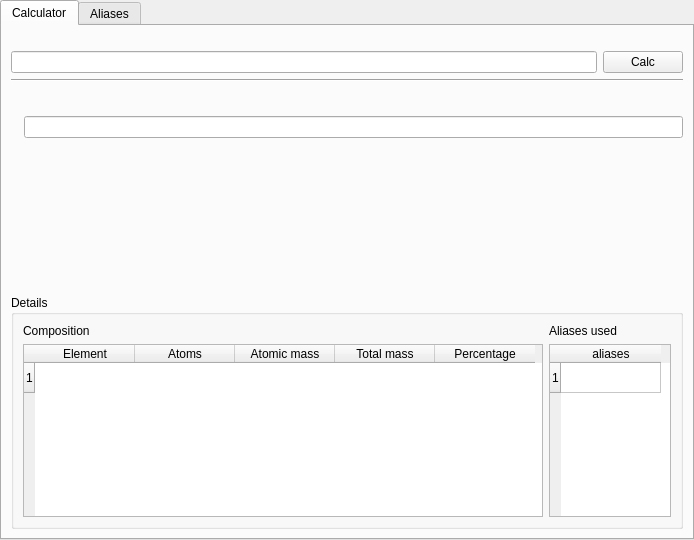
<?xml version="1.0" encoding="UTF-8"?>
<ui version="4.0">
 <class>MolcalcWidgetBase</class>
 <widget class="QWidget" name="MolcalcWidgetBase">
  <property name="geometry">
   <rect>
    <x>0</x>
    <y>0</y>
    <width>694</width>
    <height>540</height>
   </rect>
  </property>
  <layout class="QVBoxLayout" name="verticalLayout_3">
   <property name="margin">
    <number>0</number>
   </property>
   <item>
    <widget class="QTabWidget" name="tabWidget">
     <property name="currentIndex">
      <number>0</number>
     </property>
     <widget class="QWidget" name="calcTab">
      <attribute name="title">
       <string>Calculator</string>
      </attribute>
      <layout class="QVBoxLayout" name="verticalLayout_2">
       <item>
        <spacer>
         <property name="orientation">
          <enum>Qt::Vertical</enum>
         </property>
         <property name="sizeType">
          <enum>QSizePolicy::Fixed</enum>
         </property>
         <property name="sizeHint" stdset="0">
          <size>
           <width>20</width>
           <height>16</height>
          </size>
         </property>
        </spacer>
       </item>
       <item>
        <layout class="QHBoxLayout">
         <property name="spacing">
          <number>6</number>
         </property>
         <property name="margin">
          <number>0</number>
         </property>
         <item>
          <widget class="QLineEdit" name="formulaEdit">
           <property name="toolTip">
            <string>Enter molecular formula here</string>
           </property>
           <property name="whatsThis">
            <string>This box can be used to enter the formula for the molecule.
e.g. 1.&gt; CaCO3
e.g. 2.&gt; MeOH
e.g. 3.&gt; #EDTA#
</string>
           </property>
          </widget>
         </item>
         <item>
          <widget class="QPushButton" name="calcButton">
           <property name="toolTip">
            <string>Click on this button to calculate.</string>
           </property>
           <property name="whatsThis">
            <string>Click on this button to calculate.</string>
           </property>
           <property name="text">
            <string>Calc</string>
           </property>
          </widget>
         </item>
        </layout>
       </item>
       <item>
        <widget class="Line" name="line1">
         <property name="frameShape">
          <enum>QFrame::HLine</enum>
         </property>
         <property name="frameShadow">
          <enum>QFrame::Sunken</enum>
         </property>
         <property name="orientation">
          <enum>Qt::Horizontal</enum>
         </property>
        </widget>
       </item>
       <item>
        <widget class="QLabel" name="resultComposition">
         <property name="font">
          <font>
           <family>Sans Serif</family>
           <pointsize>12</pointsize>
           <weight>50</weight>
           <italic>false</italic>
           <bold>false</bold>
           <underline>false</underline>
           <strikeout>false</strikeout>
          </font>
         </property>
         <property name="text">
          <string/>
         </property>
         <property name="alignment">
          <set>Qt::AlignCenter</set>
         </property>
         <property name="wordWrap">
          <bool>true</bool>
         </property>
        </widget>
       </item>
       <item>
        <layout class="QHBoxLayout" name="horizontalLayout_4">
         <item>
          <widget class="QLabel" name="resultMass">
           <property name="text">
            <string/>
           </property>
           <property name="wordWrap">
            <bool>true</bool>
           </property>
          </widget>
         </item>
         <item>
          <widget class="QLineEdit" name="resultValue">
           <property name="readOnly">
            <bool>true</bool>
           </property>
          </widget>
         </item>
        </layout>
       </item>
       <item>
        <widget class="QLabel" name="resultLabel">
         <property name="text">
          <string/>
         </property>
         <property name="wordWrap">
          <bool>true</bool>
         </property>
        </widget>
       </item>
       <item>
        <spacer>
         <property name="orientation">
          <enum>Qt::Vertical</enum>
         </property>
         <property name="sizeType">
          <enum>QSizePolicy::MinimumExpanding</enum>
         </property>
         <property name="sizeHint" stdset="0">
          <size>
           <width>41</width>
           <height>131</height>
          </size>
         </property>
        </spacer>
       </item>
       <item>
        <widget class="QGroupBox" name="details">
         <property name="title">
          <string>Details</string>
         </property>
         <layout class="QHBoxLayout" name="horizontalLayout_2">
          <item>
           <layout class="QVBoxLayout" name="verticalLayout_7">
            <item>
             <widget class="QLabel" name="label_6">
              <property name="text">
               <string>Composition</string>
              </property>
             </widget>
            </item>
            <item>
             <widget class="QTableWidget" name="table">
              <property name="minimumSize">
               <size>
                <width>520</width>
                <height>0</height>
               </size>
              </property>
              <property name="toolTip">
               <string>Elemental composition</string>
              </property>
              <property name="whatsThis">
               <string>This table previews the elemental composition of the molecule, i.e. the percentage of each element in the molecule.</string>
              </property>
              <property name="showGrid">
               <bool>false</bool>
              </property>
              <property name="rowCount">
               <number>1</number>
              </property>
              <property name="columnCount">
               <number>5</number>
              </property>
              <attribute name="horizontalHeaderHighlightSections">
               <bool>true</bool>
              </attribute>
              <row/>
              <column>
               <property name="text">
                <string>Element</string>
               </property>
              </column>
              <column>
               <property name="text">
                <string>Atoms</string>
               </property>
              </column>
              <column>
               <property name="text">
                <string>Atomic mass</string>
               </property>
              </column>
              <column>
               <property name="text">
                <string>Total mass</string>
               </property>
              </column>
              <column>
               <property name="text">
                <string>Percentage</string>
               </property>
              </column>
             </widget>
            </item>
           </layout>
          </item>
          <item>
           <layout class="QVBoxLayout" name="verticalLayout_6">
            <item>
             <widget class="QLabel" name="label_5">
              <property name="text">
               <string>Aliases used</string>
              </property>
             </widget>
            </item>
            <item>
             <widget class="QTableWidget" name="alias_list">
              <property name="toolTip">
               <string>Aliases used in the formula</string>
              </property>
              <property name="whatsThis">
               <string>This displays all the aliases used in the molecule.
For instance, in the molecule MeOH, the alias used is Me = CH3.</string>
              </property>
              <property name="rowCount">
               <number>1</number>
              </property>
              <property name="columnCount">
               <number>1</number>
              </property>
              <row/>
              <column>
               <property name="text">
                <string>aliases</string>
               </property>
              </column>
             </widget>
            </item>
           </layout>
          </item>
         </layout>
        </widget>
       </item>
      </layout>
     </widget>
     <widget class="QWidget" name="aliasTab">
      <attribute name="title">
       <string>Aliases</string>
      </attribute>
      <layout class="QVBoxLayout" name="verticalLayout_4">
       <item>
        <widget class="QGroupBox" name="aliasBox">
         <property name="title">
          <string>Define alias</string>
         </property>
         <layout class="QVBoxLayout" name="verticalLayout">
          <item>
           <layout class="QHBoxLayout" name="horizontalLayout">
            <item>
             <spacer name="horizontalSpacer">
              <property name="orientation">
               <enum>Qt::Horizontal</enum>
              </property>
              <property name="sizeHint" stdset="0">
               <size>
                <width>40</width>
                <height>20</height>
               </size>
              </property>
             </spacer>
            </item>
            <item>
             <widget class="QLabel" name="label">
              <property name="text">
               <string>Short-form</string>
              </property>
             </widget>
            </item>
            <item>
             <widget class="QLineEdit" name="shortForm">
              <property name="toolTip">
               <string>Short form of the alias</string>
              </property>
              <property name="whatsThis">
               <string>You can specify the short form of the alias used here, 
for instance, Me.</string>
              </property>
             </widget>
            </item>
            <item>
             <widget class="QLabel" name="label_2">
              <property name="text">
               <string>Full-form</string>
              </property>
             </widget>
            </item>
            <item>
             <widget class="QLineEdit" name="fullForm">
              <property name="whatsThis">
               <string>You can enter the full form of the alias in this box, 
for instance, CH3.</string>
              </property>
             </widget>
            </item>
            <item>
             <widget class="QPushButton" name="alias">
              <property name="toolTip">
               <string>Click to add the alias</string>
              </property>
              <property name="whatsThis">
               <string>Click to add the alias if it is valid.</string>
              </property>
              <property name="text">
               <string>Add Alias</string>
              </property>
             </widget>
            </item>
           </layout>
          </item>
         </layout>
        </widget>
       </item>
       <item>
        <widget class="QLabel" name="aliasMessage">
         <property name="text">
          <string/>
         </property>
        </widget>
       </item>
       <item>
        <widget class="QFrame" name="frame">
         <property name="minimumSize">
          <size>
           <width>0</width>
           <height>300</height>
          </size>
         </property>
         <property name="frameShape">
          <enum>QFrame::StyledPanel</enum>
         </property>
         <property name="frameShadow">
          <enum>QFrame::Raised</enum>
         </property>
         <layout class="QGridLayout" name="gridLayout">
          <item row="0" column="0">
           <widget class="QLabel" name="label_3">
            <property name="text">
             <string>Pre-defined aliases</string>
            </property>
           </widget>
          </item>
          <item row="0" column="2">
           <widget class="QLabel" name="label_4">
            <property name="text">
             <string>User-defined aliases</string>
            </property>
           </widget>
          </item>
          <item row="1" column="0">
           <widget class="QTableWidget" name="pre_defined">
            <property name="toolTip">
             <string>List of pre-defined aliases.</string>
            </property>
            <property name="whatsThis">
             <string>This table displays all the pre-defined aliases.</string>
            </property>
            <property name="rowCount">
             <number>15</number>
            </property>
            <property name="columnCount">
             <number>1</number>
            </property>
            <row/>
            <row/>
            <row/>
            <row/>
            <row/>
            <row/>
            <row/>
            <row/>
            <row/>
            <row/>
            <row/>
            <row/>
            <row/>
            <row/>
            <row/>
            <column/>
           </widget>
          </item>
          <item row="1" column="2">
           <widget class="QTableWidget" name="user_defined">
            <property name="toolTip">
             <string>List of user-defined aliases.</string>
            </property>
            <property name="whatsThis">
             <string>This is the list of aliases that you or some other user has added.</string>
            </property>
            <property name="rowCount">
             <number>15</number>
            </property>
            <property name="columnCount">
             <number>1</number>
            </property>
            <row/>
            <row/>
            <row/>
            <row/>
            <row/>
            <row/>
            <row/>
            <row/>
            <row/>
            <row/>
            <row/>
            <row/>
            <row/>
            <row/>
            <row/>
            <column/>
           </widget>
          </item>
          <item row="1" column="1">
           <spacer name="horizontalSpacer_2">
            <property name="orientation">
             <enum>Qt::Horizontal</enum>
            </property>
            <property name="sizeHint" stdset="0">
             <size>
              <width>40</width>
              <height>20</height>
             </size>
            </property>
           </spacer>
          </item>
         </layout>
        </widget>
       </item>
       <item>
        <spacer name="verticalSpacer">
         <property name="orientation">
          <enum>Qt::Vertical</enum>
         </property>
         <property name="sizeHint" stdset="0">
          <size>
           <width>20</width>
           <height>397</height>
          </size>
         </property>
        </spacer>
       </item>
      </layout>
     </widget>
    </widget>
   </item>
  </layout>
 </widget>
 <customwidgets>
 </customwidgets>
 <resources/>
 <connections/>
</ui>
